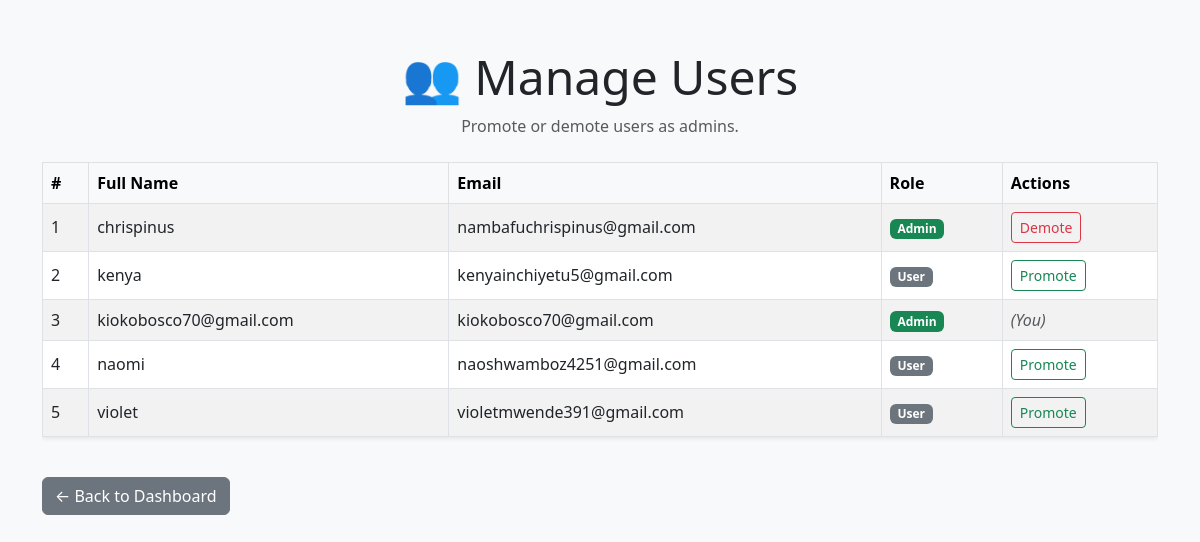
Before: /admin/users (signed in) with the older database file.
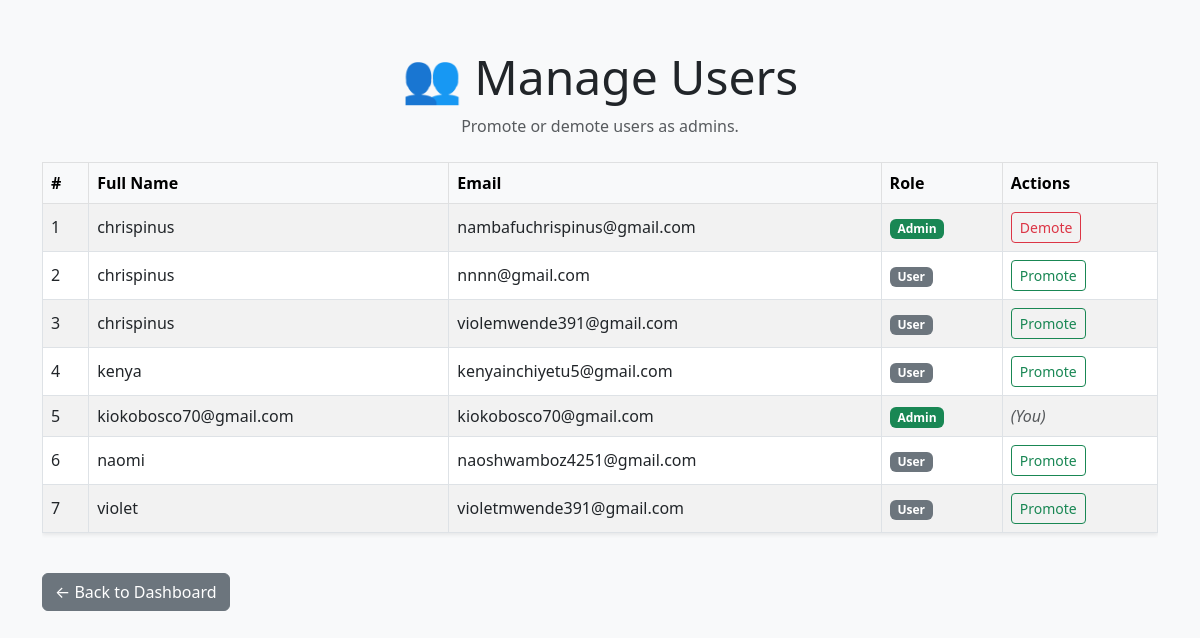
After: the same page with the newer database file.
### app/models/user.py (models this page shows, shortened)
class User(UserMixin, db.Model):  # ✅ Inherit UserMixin for Flask-Login support
    id = db.Column(db.Integer, primary_key=True)
    email = db.Column(db.String(120), unique=True, nullable=False)
    full_name = db.Column(db.String(120), nullable=False)
    password_hash = db.Column(db.String(128), nullable=False)
    is_admin = db.Column(db.Boolean, default=False)

### app/routes/admin_routes.py (the view)
@admin_bp.route('/admin/users')
@login_required
def manage_users():
    if not current_user.is_admin:
        flash("Access denied. Admins only.", "danger")
        return redirect(url_for('auth.dashboard'))
    users = User.query.order_by(User.full_name).all()
    return render_template('admin/manage_users.html', users=users)

### app/scheduler/scheduler.py (called while the page is built)
def start_scheduler(app):
    with app.app_context():
        scheduler.add_job(
            func=lambda: auto_approve_submitted_applications(app),
            trigger='interval',
            hours=1,
            id='auto_approval_job',  # optional job id for reference
            replace_existing=True    # replace job if it already exists
        )
        if not scheduler.running:
            scheduler.start()
            current_app.logger.info("Scheduler started - auto-approval job scheduled every hour")
        @app.teardown_appcontext
        def shutdown_scheduler(exception=None):
            if scheduler.running:
                scheduler.shutdown(wait=False)
                current_app.logger.info("Scheduler shut down on app context teardown")

### app/templates/admin/manage_users.html (shortened to what this page needs)
<!DOCTYPE html>
<html lang="en">
<head>
    <link href="https://cdn.jsdelivr.net/npm/bootstrap@5.3.0/dist/css/bootstrap.min.css" rel="stylesheet">
</head>
<body class="bg-light">
<div class="container my-5">
    <div class="text-center mb-4">
        <h1 class="display-5">👥 Manage Users</h1>
        <p class="text-muted">Promote or demote users as admins.</p>
    </div>
    <div class="table-responsive">
        <table class="table table-bordered table-striped align-middle shadow-sm">
            <thead class="table-light">
                <tr>
                    <th scope="col">#</th>
                    <th scope="col">Full Name</th>
                    <th scope="col">Email</th>
                    <th scope="col">Role</th>
                    <th scope="col">Actions</th>
                </tr>
            </thead>
            <tbody>
                {% for user in users %}
                    <tr>
                        <td>{{ loop.index }}</td>
                        <td>{{ user.full_name }}</td>
                        <td>{{ user.email }}</td>
                        <td>
                            {% if user.is_admin %}
                                <span class="badge bg-success">Admin</span>
                            {% else %}
                                <span class="badge bg-secondary">User</span>
                            {% endif %}
                        </td>
                        <td>
                            {% if user.is_admin %}
                                {% if user.id != current_user.id %}
                                    <a href="{{ url_for('admin_bp.demote_user', user_id=user.id) }}" class="btn btn-sm btn-outline-danger">Demote</a>
                                {% else %}
                                    <span class="text-muted fst-italic">(You)</span>
                                {% endif %}
                            {% else %}
                                <a href="{{ url_for('admin_bp.promote_user', user_id=user.id) }}" class="btn btn-sm btn-outline-success">Promote</a>
                            {% endif %}
                        </td>
                    </tr>
                {% endfor %}
            </tbody>
        </table>
    </div>
    <div class="mt-4">
        <a href="{{ url_for('admin_bp.admin_dashboard') }}" class="btn btn-secondary">← Back to Dashboard</a>
    </div>
</div>
</body>
</html>

Changed rows visible on the page:
added User: full_name "chrispinus", email "nnnn@gmail.com", is_admin "User"
added User: full_name "chrispinus", email "violemwende391@gmail.com", is_admin "User"
